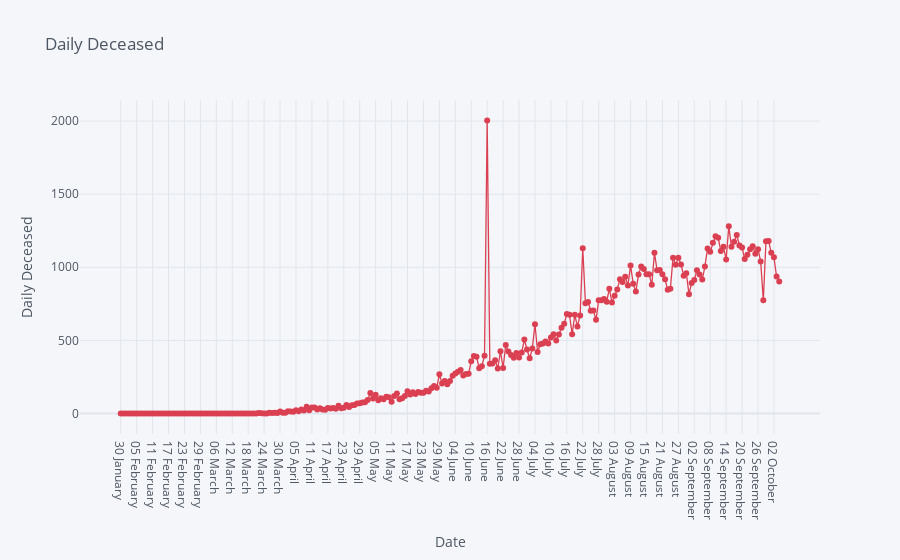

Source (notebook cell):
### Code cell
case_time_series.iplot(kind='scatter',x='Date',y='Daily Deceased',
                       mode='markers+lines',
                       title='Daily Deceased',
                       xTitle='Date',yTitle='Daily Deceased',colors='red',size=6)

### Figure 1 — Plotly figure (JSON) as saved in the notebook; plotly's stock layout.template omitted (floating-point values rounded to 4 significant figures; data arrays with more than 128 entries replaced by an {"elided": "..."} marker saying what was removed)
{"data": [{"line": {"color": "rgba(219, 64, 82, 1.0)", "dash": "solid", "shape": "linear", "width": 1.3}, "marker": {"size": 6, "symbol": "circle"}, "mode": "markers+lines", "name": "Daily Deceased", "text": "", "type": "scatter", "x": {"elided": "249 str values"}, "y": {"elided": "249 int values"}}], "layout": {"legend": {"bgcolor": "#F5F6F9", "font": {"color": "#4D5663"}}, "paper_bgcolor": "#F5F6F9", "plot_bgcolor": "#F5F6F9", "title": {"font": {"color": "#4D5663"}, "text": "Daily Deceased"}, "xaxis": {"gridcolor": "#E1E5ED", "showgrid": true, "tickfont": {"color": "#4D5663"}, "title": {"font": {"color": "#4D5663"}, "text": "Date"}, "zerolinecolor": "#E1E5ED"}, "yaxis": {"gridcolor": "#E1E5ED", "showgrid": true, "tickfont": {"color": "#4D5663"}, "title": {"font": {"color": "#4D5663"}, "text": "Daily Deceased"}, "zerolinecolor": "#E1E5ED"}}}
